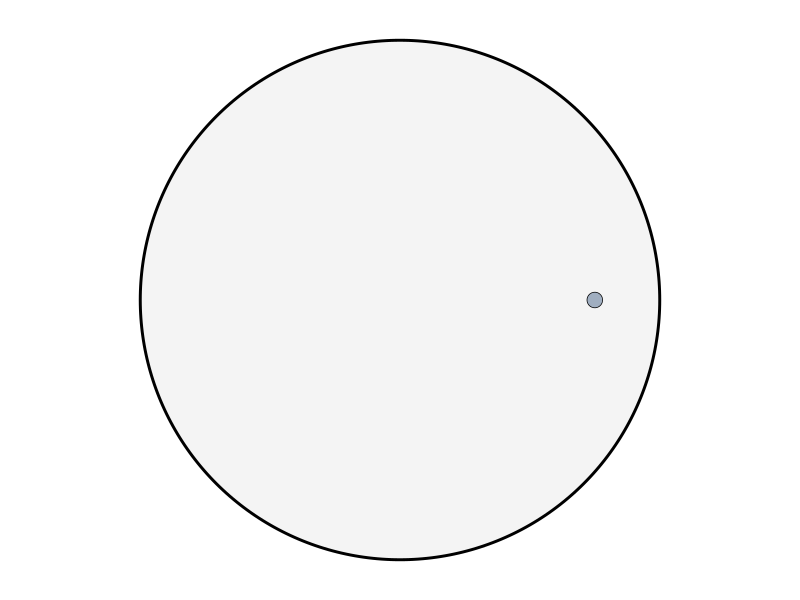
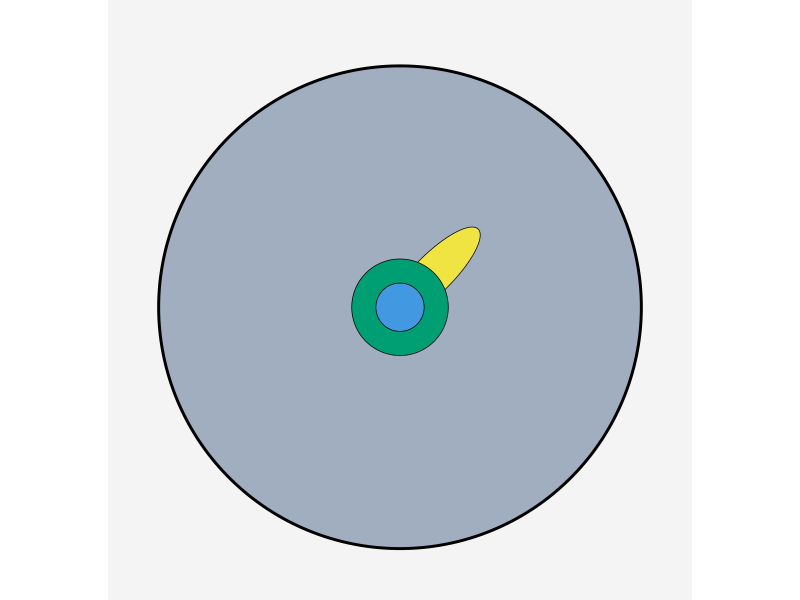
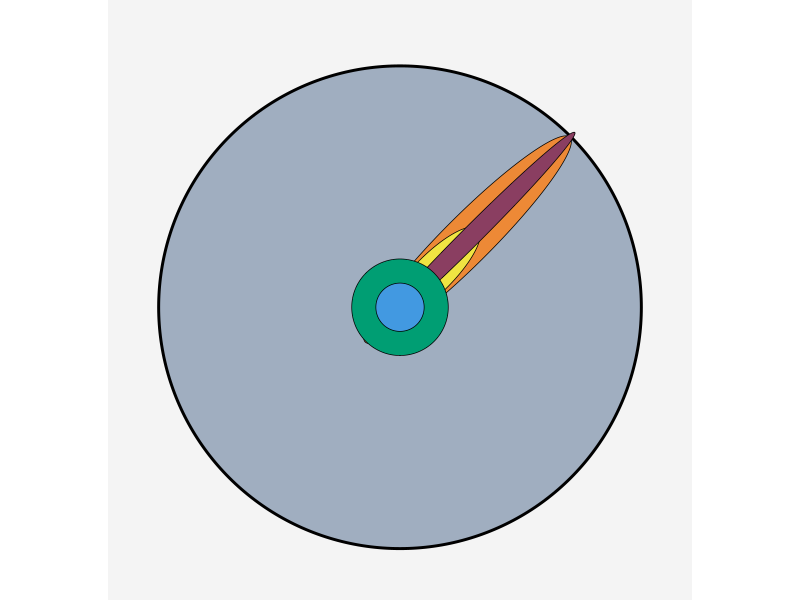

Here is the R script that generated these plots, in order:
## ---- chunk 1
#| label: fig-knowledge-possible-human
#| fig-cap: "Human knowledge (blue-gray) shown as a speck inside all possible knowledge (light gray)."
#| eval: true
#| warning: false

library(ggplot2)
library(ggforce)

# Colors
COLORS <- list(
  possible = "#f4f4f4",       # light grey E5E5E5, eaf2f8, d9dde6, f4f4f4
  human = "#A0AEC0",          # medium grey-blue A0AEC0
  hs = "#4299E1",             # pale blue BEE3F8 0072b2
  gened = "#009e73",          # soft teal 81E6D9
  major = "#f0e442",          # mid-blue 4299E1
  phd_course = "#ED8936",     # deep indigo 5A67D8 cc79a0 8a3e61
  phd_research = "#8a3e61"    # orange ED8936
)

# ---- Figure 1: All possible vs human knowledge ----
df_possible <- data.frame(x0 = 0, y0 = 0, r = 10)
df_human <- data.frame(x0 = 7.5, y0 = 0, r = 0.3)

fig1 <- ggplot() +
  geom_circle(data = df_possible, aes(x0 = x0, y0 = y0, r = r),
              fill = COLORS$possible, color = "black", linewidth = 1) +
  geom_circle(data = df_human, aes(x0 = x0, y0 = y0, r = r),
              fill = COLORS$human, color = "black", linewidth = 0.25) +
  coord_fixed(xlim = c(-10.5, 10.5), ylim = c(-10.5, 10.5)) +
  theme_void() #+
#  ggtitle("All Possible Knowledge (light grey) vs Human Knowledge (speck)")
fig1
#ggsave("figure1_possible_vs_human.png", fig1, width = 6, height = 6, dpi = 300)
## ---- chunk 2
#| label: fig-knowledge-human-hc-undergrad
#| fig-cap: "Human knowledge (blue-gray) with nested layers: high school (blue) at the center, expanded by college general education (green), and again by study in a major (yellow ellipse)."
#| eval: true
#| warning: false

library(ggplot2)
library(ggforce)


# ---- Figure 2: Zoomed-in human knowledge with nested layers ----
df_possible <- data.frame(x0 = 0, y0 = 0, r = 10)  # very large outer circle
df_human_zoom <- data.frame(x0 = 0, y0 = 0, r = 5)

fig2 <- ggplot() +

    # Big possible-knowledge circle (light grey background)
  geom_circle(data = df_possible, aes(x0 = x0, y0 = y0, r = r),
              fill = COLORS$possible, color = NA) +

    # Human knowledge circle
  geom_circle(data = df_human_zoom, aes(x0 = x0, y0 = y0, r = r),
              fill = COLORS$human, color = "black", linewidth = 1) +

    # Nested education layers
#  geom_circle(aes(x0 = 0.7, y0 = 0.7, r = 0.7), fill = COLORS$major,  color = "black", linewidth=.25) +    
  geom_ellipse(aes(x0 = 0.7, y0 = 0.7, a = 1.3, b = .4, angle = pi/4),
               fill = COLORS$major, color = "black", linewidth=.25) +
  geom_circle(aes(x0 = 0, y0 = 0, r = 1), fill = COLORS$gened,  color = "black", linewidth=.25) +
  geom_circle(aes(x0 = 0, y0 = 0, r = 0.5), fill = COLORS$hs, color = "black", linewidth=.25) +

  coord_fixed(xlim = c(-5.5, 5.5), ylim = c(-5.5, 5.8)) +
  theme_void() #+
#  ggtitle("Zoomed-In: Human Knowledge with Possible Knowledge as Background")
fig2
#ggsave("figure2_human_zoom_with_background.png", fig2, width = 6, height = 6, dpi = 300)
## ---- chunk 3
#| label: fig-knowledge-major-phdcourses-phdresearch
#| fig-cap: "Human knowledge (gray-blue) with successive expansions: PhD coursework reaching the boundary of knowledge (orange ellipse), and PhD research (purple ellipse) pushing beyond the boundary."
#| eval: true
#| warning: false

library(ggplot2)
library(ggforce)


# ---- Figure 2: Zoomed-in human knowledge with nested layers ----
df_possible <- data.frame(x0 = 0, y0 = 0, r = 10)  # very large outer circle
df_human_zoom <- data.frame(x0 = 0, y0 = 0, r = 5)

fig2 <- ggplot() +

    # Big possible-knowledge circle (light grey background)
  geom_circle(data = df_possible, aes(x0 = x0, y0 = y0, r = r),
              fill = COLORS$possible, color = NA) +

    # Human knowledge circle
  geom_circle(data = df_human_zoom, aes(x0 = x0, y0 = y0, r = r),
              fill = COLORS$human, color = "black", linewidth = 1) +

    # PhD coursework ellipse
  geom_ellipse(aes(x0 = 1.4, y0 = 1.4, a = 3.0, b = .5, angle = pi/4),
               fill = COLORS$phd_course, color = "black", linewidth = 0.25) +
  
      # College major ellipse
  geom_ellipse(aes(x0 = 0.7, y0 = 0.7, a = 1.3, b = .4, angle = pi/4),
               fill = COLORS$major, color = "black", linewidth=.25) +
  
      # PhD research ellipse
  geom_ellipse(aes(x0 = 1.5, y0 = 1.5, a = 3.0, b = 0.2, angle = pi/4),
               fill = COLORS$phd_research, color = "black", linewidth = 0.25) +

      # Nested education layers
#  geom_circle(aes(x0 = .9, y0 = .9, r = 0.4), fill = COLORS$major,  color = "black", linewidth=.25) +
  geom_circle(aes(x0 = 0, y0 = 0, r = 1), fill = COLORS$gened,  color = "black", linewidth=.25) +
  geom_circle(aes(x0 = 0, y0 = 0, r = 0.5), fill = COLORS$hs, color = "black", linewidth=.25) +

  coord_fixed(xlim = c(-5.5, 5.5), ylim = c(-5.5, 5.8)) +
  theme_void() #+
#  ggtitle("Zoomed-In: Human Knowledge with Possible Knowledge as Background")
fig2
#ggsave("figure2_human_zoom_with_background.png", fig2, width = 6, height = 6, dpi = 300)
